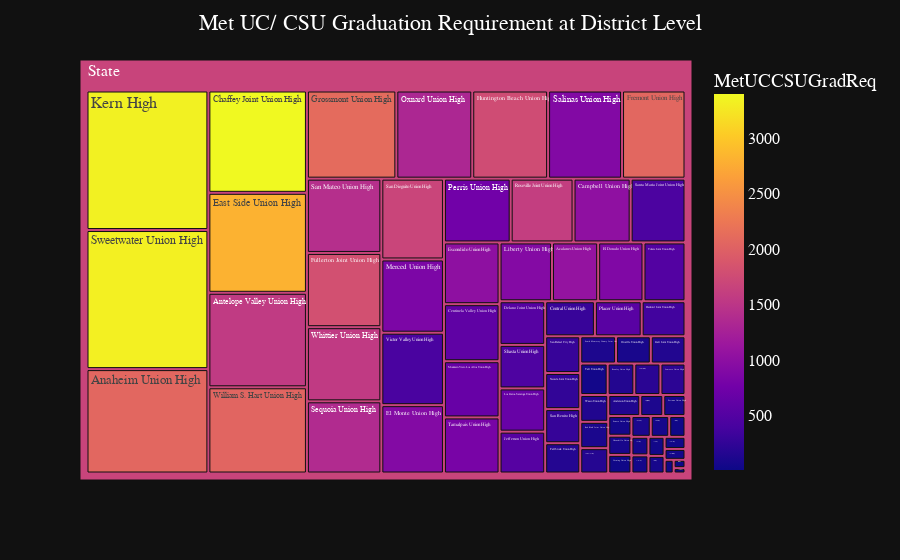

This figure's notebook cell:
### Code cell
import plotly.express as px
import numpy as np

fig = px.treemap(eda, path=[px.Constant('State'), 'District'], values='edp365',
                  color='MetUCCSUGradReq', hover_data=['CohortStudents'])

fig.update_layout(
    title="Met UC/ CSU Graduation Requirement at District Level",
    font=dict(
        family="Times New Roman",
        size=16,
        color="white"
    )
)

fig.update_layout(
    template="plotly_dark"
)

fig.update_layout(
        title={
            
            'x':0.5,
            'xanchor': 'center'})

fig.show()
# plotly.offline.plot(fig, filename='eda.html')

### Figure 1 — Plotly figure (JSON) as saved in the notebook; plotly's stock layout.template omitted (floating-point values rounded to 4 significant figures; data arrays with more than 128 entries replaced by an {"elided": "..."} marker saying what was removed)
{"data": [{"branchvalues": "total", "customdata": {"elided": "72x2 mixed values"}, "domain": {"x": [0, 1], "y": [0, 1]}, "hovertemplate": "labels=%{label}<br>edp365=%{value}<br>parent=%{parent}<br>id=%{id}<br>CohortStudents=%{customdata[0]}<br>MetUCCSUGradReq=%{color}<extra></extra>", "ids": ["State/Acalanes Union High", "State/Anaheim Union High", "State/Anderson Union High", "State/Antelope Valley Union High", "State/Brawley Union High", "State/Bret Harte Union High", "State/Campbell Union High", "State/Centinela Valley Union High", "State/Central Union High", "State/Chaffey Joint Union High", "State/Chowchilla Union High", "State/Corning Union High", "State/Delano Joint Union High", "State/Dunsmuir Joint Union High", "State/East Nicolaus Joint Union High", "State/East Side Union High", "State/El Dorado Union High", "State/El Monte Union High", "State/Escondido Union High", "State/Fallbrook Union High", "State/Fortuna Union High", "State/Fremont Union High", "State/Fullerton Joint Union High", "State/Galt Joint Union High", "State/Grossmont Union High", "State/Hanford Joint Union High", "State/Huntington Beach Union High", "State/Jefferson Union High", "State/Julian Union High", "State/Kern High", "State/Kingsburg Joint Union High", "State/Lassen Union High", "State/Le Grand Union High", "State/Lemoore Union High", "State/Liberty Union High", "State/Los Gatos-Saratoga Union High", "State/Merced Union High", "State/Mountain View-Los Altos Union High", "State/Nevada Joint Union High", "State/Northern Humboldt Union High", "State/Oroville Union High", "State/Oxnard Union High", "State/Perris Union High", "State/Placer Union High", "State/Red Bluff Joint Union High", "State/Roseville Joint Union High", "State/Salinas Union High", "State/San Benito High", "State/San Dieguito Union High", "State/San Mateo Union High", "State/San Rafael City High", "State/Santa Maria Joint Union High", "State/Santa Ynez Valley Union High", "State/Sequoia Union High", "State/Shasta Union High", "State/Siskiyou Union High", "State/Sonora Union High", "State/South Monterey County Joint Union High", "State/Summerville Union High", "State/Sutter Union High", "State/Sweetwater Union High", "State/Taft Union High", "State/Tamalpais Union High", "State/Tulare Joint Union High", "State/Victor Valley Union High", "State/Wasco Union High", "State/West Sonoma County Union High", "State/Wheatland Union High", "State/Whittier Union High", "State/William S. Hart Union High", "State/Yreka Union High", "State"], "labels": ["Acalanes Union High", "Anaheim Union High", "Anderson Union High", "Antelope Valley Union High", "Brawley Union High", "Bret Harte Union High", "Campbell Union High", "Centinela Valley Union High", "Central Union High", "Chaffey Joint Union High", "Chowchilla Union High", "Corning Union High", "Delano Joint Union High", "Dunsmuir Joint Union High", "East Nicolaus Joint Union High", "East Side Union High", "El Dorado Union High", "El Monte Union High", "Escondido Union High", "Fallbrook Union High", "Fortuna Union High", "Fremont Union High", "Fullerton Joint Union High", "Galt Joint Union High", "Grossmont Union High", "Hanford Joint Union High", "Huntington Beach Union High", "Jefferson Union High", "Julian Union High", "Kern High", "Kingsburg Joint Union High", "Lassen Union High", "Le Grand Union High", "Lemoore Union High", "Liberty Union High", "Los Gatos-Saratoga Union High", "Merced Union High", "Mountain View-Los Altos Union High", "Nevada Joint Union High", "Northern Humboldt Union High", "Oroville Union High", "Oxnard Union High", "Perris Union High", "Placer Union High", "Red Bluff Joint Union High", "Roseville Joint Union High", "Salinas Union High", "San Benito High", "San Dieguito Union High", "San Mateo Union High", "San Rafael City High", "Santa Maria Joint Union High", "Santa Ynez Valley Union High", "Sequoia Union High", "Shasta Union High", "Siskiyou Union High", "Sonora Union High", "South Monterey County Joint Union High", "Summerville Union High", "Sutter Union High", "Sweetwater Union High", "Taft Union High", "Tamalpais Union High", "Tulare Joint Union High", "Victor Valley Union High", "Wasco Union High", "West Sonoma County Union High", "Wheatland Union High", "Whittier Union High", "William S. Hart Union High", "Yreka Union High", "State"], "marker": {"coloraxis": "coloraxis", "colors": [1064.0, 2065.0, 136.3, 1563.0, 155.8, 65.43, 1023.0, 596.3, 291.8, 3398.0, 81.37, 30.64, 522.0, 9.004, 30.32, 2811.0, 885.8, 913.4, 1011.0, 161.5, 79.94, 2070.0, 1811.0, 148.9, 2112.0, 362.4, 1763.0, 522.7, 11.6, 3332.0, 111.7, 30.74, 42.15, 213.3, 919.7, 666.0, 852.8, 669.2, 253.2, 170.4, 90.44, 1327.0, 750.8, 544.3, 101.6, 1597.0, 904.7, 283.0, 1679.0, 1424.0, 285.5, 433.0, 109.5, 1380.0, 450.8, 45.29, 55.97, 114.4, 63.52, 77.76, 3323.0, 51.62, 819.0, 499.3, 417.2, 139.0, 199.3, 59.77, 1554.0, 2046.0, 66.8, 1670.0]}, "name": "", "parents": ["State", "State", "State", "State", "State", "State", "State", "State", "State", "State", "State", "State", "State", "State", "State", "State", "State", "State", "State", "State", "State", "State", "State", "State", "State", "State", "State", "State", "State", "State", "State", "State", "State", "State", "State", "State", "State", "State", "State", "State", "State", "State", "State", "State", "State", "State", "State", "State", "State", "State", "State", "State", "State", "State", "State", "State", "State", "State", "State", "State", "State", "State", "State", "State", "State", "State", "State", "State", "State", "State", "State", ""], "type": "treemap", "values": [223000000.0, 1046000000.0, 55320000.0, 765200000.0, 68970000.0, 31570000.0, 299400000.0, 260600000.0, 143200000.0, 828700000.0, 36520000.0, 35390000.0, 163800000.0, 5241050, 10200000.0, 809500000.0, 219100000.0, 351700000.0, 282000000.0, 87320000.0, 38420000.0, 459800000.0, 454000000.0, 77670000.0, 647700000.0, 126200000.0, 549300000.0, 157000000.0, 8088000.0, 1398000000.0, 39770000.0, 27810000.0, 20860000.0, 64840000.0, 253400000.0, 162100000.0, 377000000.0, 256700000.0, 104000000.0, 58370000.0, 77820000.0, 550100000.0, 349700000.0, 134700000.0, 60530000.0, 329400000.0, 535700000.0, 98370000.0, 415800000.0, 454300000.0, 105900000.0, 287400000.0, 33030000.0, 441400000.0, 163100000.0, 25310000.0, 37460000.0, 80120000.0, 18680000.0, 23280000.0, 1393000000.0, 70960000.0, 256200000.0, 203000000.0, 372900000.0, 61800000.0, 67620000.0, 25360000.0, 453500000.0, 698300000.0, 25880000.0, 18850000000.0]}], "layout": {"coloraxis": {"colorbar": {"title": {"text": "MetUCCSUGradReq"}}, "colorscale": [[0, "#0d0887"], [0.1111, "#46039f"], [0.2222, "#7201a8"], [0.3333, "#9c179e"], [0.4444, "#bd3786"], [0.5556, "#d8576b"], [0.6667, "#ed7953"], [0.7778, "#fb9f3a"], [0.8889, "#fdca26"], [1, "#f0f921"]]}, "font": {"color": "white", "family": "Times New Roman", "size": 16}, "legend": {"tracegroupgap": 0}, "margin": {"t": 60}, "title": {"text": "Met UC/ CSU Graduation Requirement at District Level", "x": 0.5, "xanchor": "center"}}}
